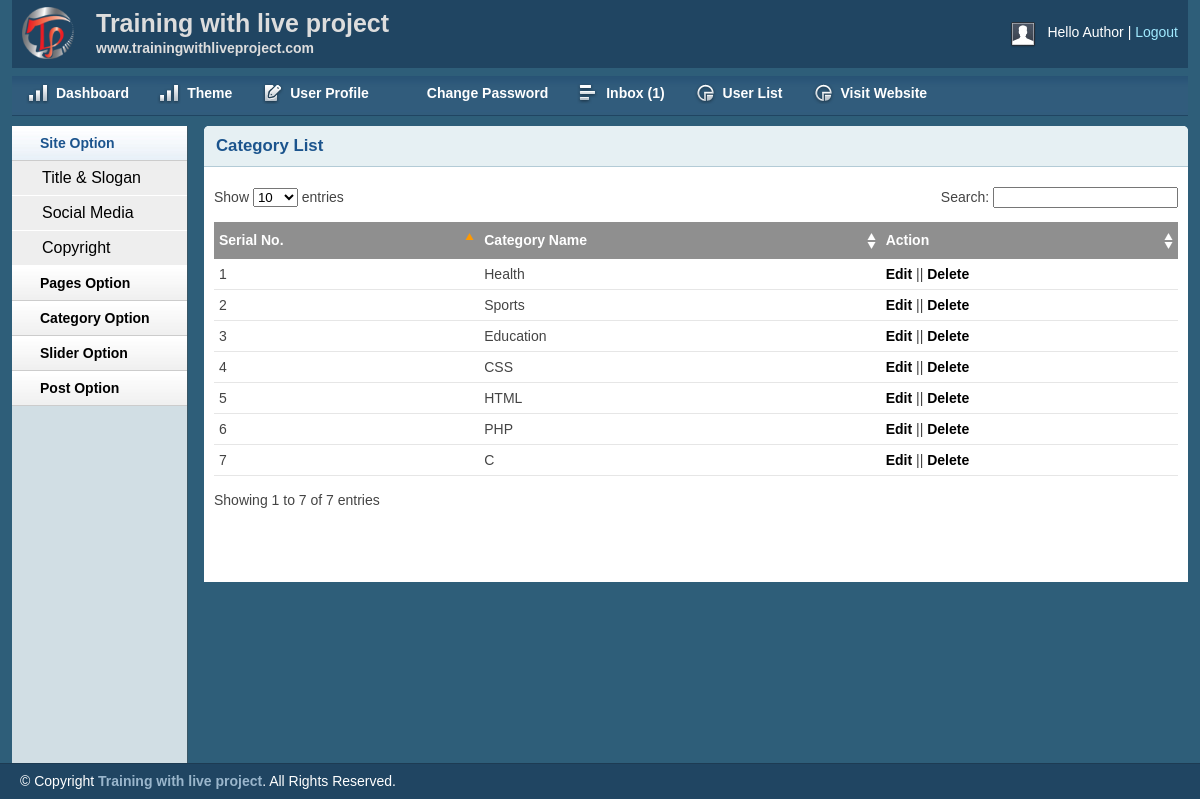
Page /project/admin/catlist.php (signed in) on the committed database.
### tables this page shows
CREATE TABLE `tbl_category` (
  `id` int(11) NOT NULL,
  `name` varchar(50) NOT NULL
);

### project/lib/Database.php (called while the page is built, shortened)
<?php
class Database
{
    public $host   = DB_HOST;
    public $user   = DB_USER;
    public $pass   = DB_PASS;
    public $dbname = DB_NAME;
    public $link;
    private function connectDB()
    {
        $this->link = new mysqli($this->host, $this->user, $this->pass, $this->dbname);
    }
    public function select($query)
    {
        $result = $this->link->query($query) or die($this->link->error.__LINE__);
        if ($result->num_rows > 0) {
            return $result;
        } else {
            return false;
        }
    }
}

### project/admin/catlist.php (the view, shortened to what this page needs)
<?php include 'inc/header.php' ?>
<?php include 'inc/sidebar.php' ?>
        <div class="grid_10">
            <div class="box round first grid">
                <h2>Category List</h2>
                <div class="block">
                    <table class="data display datatable" id="example">
                    <thead>
                        <tr>
                            <th>Serial No.</th>
                            <th>Category Name</th>
                            <th>Action</th>
                        </tr>
                    </thead>
                    <tbody>
                        <?php
                        $query = "SELECT * FROM tbl_category ORDER BY id DESC";
                        $category = $db->select($query);
                        if ($category) {
                            $i = 0;
                            while ($result = $category->fetch_assoc()) {
                                $i++; ?>
                        <tr class="odd gradeX">
                            <td><?php echo $i; ?></td>
                            <td><?php echo $result['name']; ?></td>
                            <td>
                                <a href="editcat.php?catid=<?php echo $result['id'] ?>">Edit</a>
                                 ||
            <a onclick="return confirm('Are you sure to Delete?'); " href="?delcat=<?php echo $result['id'] ?>">Delete</a>
                                </td>
                        </tr>
                        <?php
                            }
                        } ?>
                    </tbody>
                </table>
               </div>
            </div>
        </div>
        <?php include 'inc/footer.php' ?>

### project/admin/css/text.css (style rules this page uses)
body { font: 13px/1.5 Tahoma, Helvetica, Arial, 'Liberation Sans', FreeSans, sans-serif; }
h2 { font-size: 23px; }
p, dl, hr, h1, h2, h3, h4, h5, h6, ol, ul, pre, table, address, fieldset { margin-bottom: 20px; }

### project/admin/css/grid.css (style rules this page uses)
.grid_1, .grid_2, .grid_3, .grid_4, .grid_5, .grid_6, .grid_7, .grid_8, .grid_9, .grid_10, .grid_11, .grid_12, .grid_13, .grid_14, .grid_15, .grid_16 { display: inline; float: left; margin-left: 1%; margin-right: 1%; }
.container_12 .grid_10 { width: 81.333%; }

### project/admin/css/layout.css (style rules this page uses)
body { background: #fff none repeat scroll 0 0; color: #444; font-size: 14px; padding: 0; }
a { color: #000; font-weight:bold; text-decoration: none; }
h1, h2, h3, h4, h5, h6 { line-height:1.2em; margin-bottom:.3em; }
h2 { margin-top:1em; }
.box { background:#fff; margin-bottom:20px; padding:10px 10px 10px 10px; margin-left:-8px; }
.box.grid { padding-bottom:40px; }
.box.round { -moz-border-radius: 5px 5px 0px 0px; -webkit-border-radius: 5px 5px 0px 0px; border-radius: 5px 5px 0px 0px; }
.box h2 { font-size:1.2em; font-weight:bold; color:#1B548D; background:#E6F0F3; margin:-10px -10px 0 -10px; padding:10px 12px; border-bottom:1px solid #B3CBD6; -moz-border-radius: 5px 5px 0px 0px; -webkit-border-radius: 5px 5px 0px 0px; border-radius: 5px 5px 0px 0px; }
.box.first { min-height: 406px; }
.block { padding-top:20px; }
.block { padding-bottom:1px; }
table.display { margin: 0 auto; clear: both; width: 100%; }
.sorting_asc { background: #8f8f8f url(../img/table/sort_asc.png) no-repeat center right; padding:8px 5px; text-align:left; color:#fff; }
.sorting { background:#8f8f8f url(../img/table/sort_both.png) no-repeat center right; padding:8px 5px; text-align:left; color:#fff; }
tr.odd { height: 30px; line-height: 30px; border-bottom:1px solid #e6e6e6; }
tr.even { height: 30px; line-height: 30px; border-bottom:1px solid #e6e6e6; }
tr.odd td, tr.even td { padding-left:5px; }

### rows in the picture
tbl_category: name "Health"
tbl_category: name "Sports"
tbl_category: name "Education"
tbl_category: name "CSS"
tbl_category: name "HTML"
tbl_category: name "PHP"
tbl_category: name "C"

### other values in the picture
Session::get('username') "Author"
$count "1"
